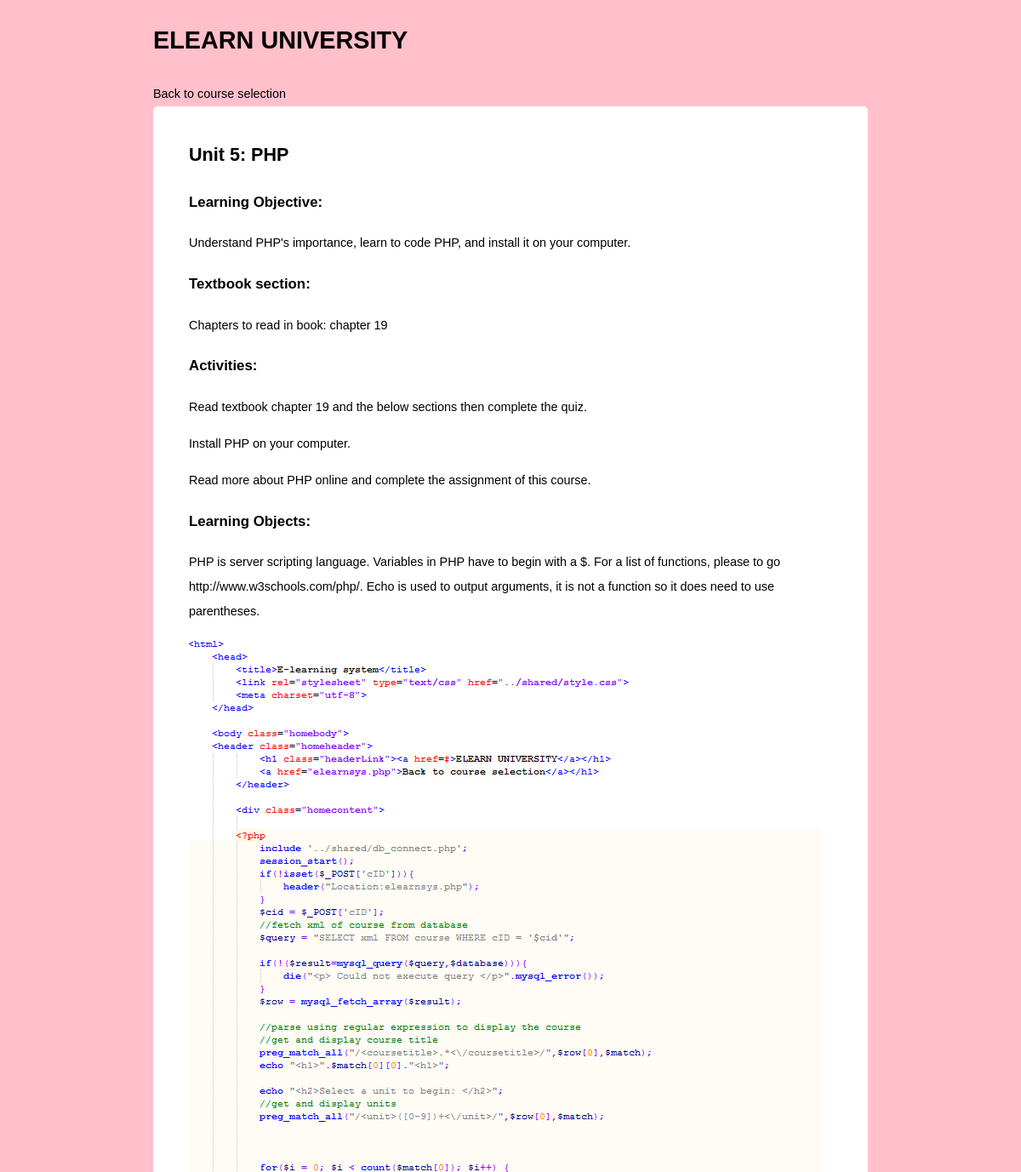
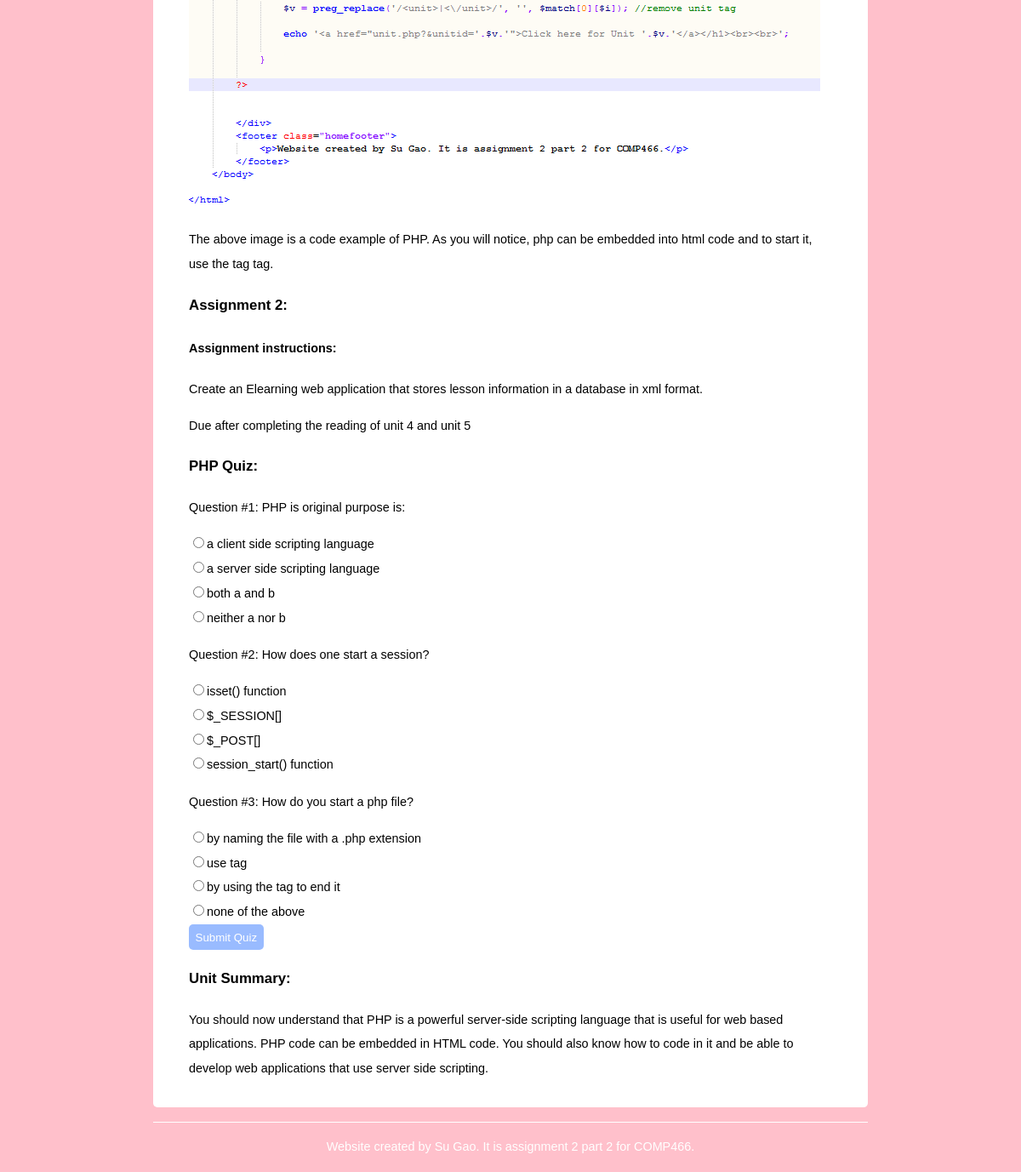
Page /part2/unit.php?unitid=5 on the committed database (2 pictures, top to bottom).
### tables this page shows
CREATE TABLE learnobj
(
    loID int NOT NULL PRIMARY KEY,
	learningobj TEXT NOT NULL
  
);

### part2/unit.php (the view, shortened to what this page needs)
<!DOCTYPE html>
<html>
	<head>
		<link rel="stylesheet" type="text/css" href="../shared/style.css">
	</head>
	<body class="homebody">
	<header class="homeheader">
			<h1 class="headerLink"><a href=#>ELEARN UNIVERSITY</a></h1>
			<a href="elearnsys.php">Back to course selection</a></h1>
		</header>
		<div class="homecontent">
			<?php
				include '../shared/db_connect.php';
				$unitid = $_GET['unitid'];
				$query = "SELECT unitxml FROM unit WHERE unitID = '$unitid'";
				if(!($result=mysql_query($query,$database))){
					die("<p> Could not execute query </p>".mysql_error());
				}
				$row = mysql_fetch_array($result);
				preg_match_all("/<unittitle>.*<\/unittitle>/",$row[0],$match);
				echo "<h2>".$match[0][0]."</h2>";
				echo "<h3>Learning Objective: </h3>";
				preg_match_all("/<learningobjective>.*<\/learningobjective>/",$row[0],$innermatch);
				echo "<p>".$innermatch[0][0]."</p>";
				echo "<h3>Textbook section: </h3>";
				preg_match_all("/<textbook>.*<\/textbook>/",$row[0],$innermatch2);
				echo "<p>".$innermatch2[0][0]."</p>";
				echo "<h3>Activities: </h3>";
				preg_match_all("/<activity>.*<\/activity>/",$row[0],$innermatch3);
				foreach($innermatch3[0] as $key => $value){
					echo "<p>".$value."</p>";
				}
				echo '<h3>Learning Objects: </h3>';
				preg_match_all("/<learningobj type='([a-z])+'>([0-9])+<\/learningobj>/",$row[0],$innermatch6);
				preg_match_all("/type=.*?>/",$row[0],$typematch);
				for($i = 0; $i < count($innermatch6[0]); $i++) {
					$val=preg_replace("/<learningobj type='([a-z])+'>|<\/learningobj>/", '', $innermatch6[0][$i]);
					$typematch[0][$i]=preg_replace("/type=|>/",'',$typematch[0][$i]);
					$query = "SELECT learningobj FROM learnobj WHERE loID = $val";
					if(!($result=mysql_query($query,$database))){
						die("<p> Could not execute query </p>".mysql_error());
					}
					$rowquiz = mysql_fetch_array($result);
					if($typematch[0][$i] == "'text'"){
						echo "<p>".$rowquiz[0]."</p>";
					}else if ($typematch[0][$i] == "'image'"){
						echo "<img src=".$rowquiz[0]." alt='image'>";
					}
				}
				preg_match_all("/<assignment>([0-9])+<\/assignment>/",$row[0],$innermatch7);
				for($i = 0; $i < count($row[0]); $i++) {
					$val=preg_replace('/<assignment>|<\/assignment>/', '', $innermatch7[0][$i]);
					$query = "SELECT assignmentxml FROM assignment WHERE aID = $val";
					if(!($result=mysql_query($query,$database))){
						die("<p> Could not execute query </p>".mysql_error());
					}
					$rowassignment = mysql_fetch_array($result);
					preg_match_all("/<assignmenttitle>.*<\/assignmenttitle>/",$rowassignment[0],$amatch);
					echo "<h3>".$amatch[0][$i].": </h3>";
					preg_match_all("/<instructions>.*<\/instructions>/",$rowassignment[0],$instructionmatch);
					$count = count($rowassignment[0]);
					echo '<h4>Assignment instructions: </h4>';
					for($j = 0; $j < $count; $j++) {
						echo '<p>'.$instructionmatch[0][$j].'</p>';
					}
					preg_match_all("/<duedate>.*<\/duedate>/",$rowassignment[0],$duematch);
					echo '<p>'.$duematch[0][0].'</p>';
				}
				preg_match_all("/<quiz>([0-9])+<\/quiz>/",$row[0],$innermatch5);
				for($i = 0; $i < count($innermatch5[0]); $i++) {
					$val=preg_replace('/<quiz>|<\/quiz>/', '', $innermatch5[0][$i]);
					$query = "SELECT quizxml FROM quiz WHERE qID = $val";
					if(!($result=mysql_query($query,$database))){
						die("<p> Could not execute query </p>".mysql_error());
					}
					$rowquiz = mysql_fetch_array($result);
					preg_match_all("/<quiztitle>.*<\/quiztitle>/",$rowquiz[0],$quizmatch);
					echo "<h3>".$quizmatch[0][$i].": </h3>";
					preg_match_all("/<question>.*<\/question>/",$rowquiz[0], $quizmatch);
					echo '<form action = "quiz.php" method= "POST">';
					$k = 0;
					for($j = 0; $j < count($quizmatch[0]); $j++) {
						$num = $j+1;
						echo "<p>Question #$num: ".$quizmatch[0][$j]."</p>";
						preg_match_all("/<ans>.*<\/ans>/",$rowquiz[0], $ansmatch);
						$ans1=preg_replace('/<ans>|<\/ans>/', '', $ansmatch[0][0+$k]);
						$ans2=preg_replace('/<ans>|<\/ans>/', '', $ansmatch[0][1+$k]);
						$ans3=preg_replace('/<ans>|<\/ans>/', '', $ansmatch[0][2+$k]);
						$ans4=preg_replace('/<ans>|<\/ans>/', '', $ansmatch[0][3+$k]);
						echo '
						<label><input type="radio" name= "q'.$num.'" value="a">'.$ans1.'</label><br>
						<label><input type="radio" name= "q'.$num.'" value="b">'.$ans2.'</label><br>
						<label><input type="radio" name= "q'.$num.'" value="c">'.$ans3.'</label><br>
						<label><input type="radio" name= "q'.$num.'" value="d">'.$ans4.'</label><br>';
						$k = $k+4;
					}
						echo '<button type ="submit">Submit Quiz</button>
						</form>';
				}
				echo "<h3>Unit Summary: </h3>";
				preg_match_all("/<unitsummary>.*<\/unitsummary>/",$row[0],$innermatch4);
				echo "<p>".$innermatch4[0][0]."</p>";
			?>
		</div>
		<footer class="homefooter">
			<p>Website created by Su Gao. It is assignment 2 part 2 for COMP466.</p>
		</footer>
	</body>
</html>

### shared/style.css (style rules this page uses)
body { background-color:pink; color: black; line-height:2; font-size:90%; text-align:left; font-family: Tahoma, Geneva, sans-serif; background-size: 100% auto; }
html,body { height:100%; width:100%; }
.homebody { margin: 0 auto; width: 70%; }
a { text-decoration:none; }
a:link, a:visited { color:black; }
.homecontent { padding: 2% 5%; border-radius:5px; -moz-border-radius:5px; -webkit-border-radius:5px; background-color:white; color:black; min-height:70%; }
.homefooter { border-top:1px solid white; color:white; width: 100%; float:left; margin: 2% 0%; text-align:center; }
button { color:white; border-radius:5px; -moz-border-radius:5px; -webkit-border-radius:5px; display: inline; background-color: #99bbff; padding:1%; border:none; }
.headerLink a, .headerLink a:visited { color:black; }

### rows in the picture
learnobj: learningobj "PHP is server scripting language. Variables in PHP have to begin with a $. For a list of functions, please to go http://www.w3schools.com/php/. Echo is used to output arguments, it is not a function so it does need to use parentheses."
learnobj: learningobj (picture)
learnobj: learningobj "The above image is a code example of PHP. As you will notice, php can be embedded into html code and to start it, use the tag tag."

### other values in the picture
$match[0][0] "Unit 5: PHP"
$innermatch[0][0] "Understand PHP's importance, learn to code PHP, and install it on your computer."
$innermatch2[0][0] "Chapters to read in book: chapter 19"
$value "Read textbook chapter 19 and the below sections then complete the quiz."
$value "Install PHP on your computer."
$value "Read more about PHP online and complete the assignment of this course."
$amatch[0][$i] "Assignment 2"
$instructionmatch[0][$j] "Create an Elearning web application that stores lesson information in a database in xml format."
$quizmatch[0][$i] "PHP Quiz"
$num "1"
$quizmatch[0][$j] "PHP is original purpose is:"
preg_replace('/<ans>|<\/ans>/', '', $ansmatch[0][0+$k]) "a client side scripting language"
preg_replace('/<ans>|<\/ans>/', '', $ansmatch[0][1+$k]) "a server side scripting language"
preg_replace('/<ans>|<\/ans>/', '', $ansmatch[0][2+$k]) "both a and b"
preg_replace('/<ans>|<\/ans>/', '', $ansmatch[0][3+$k]) "neither a nor b"
